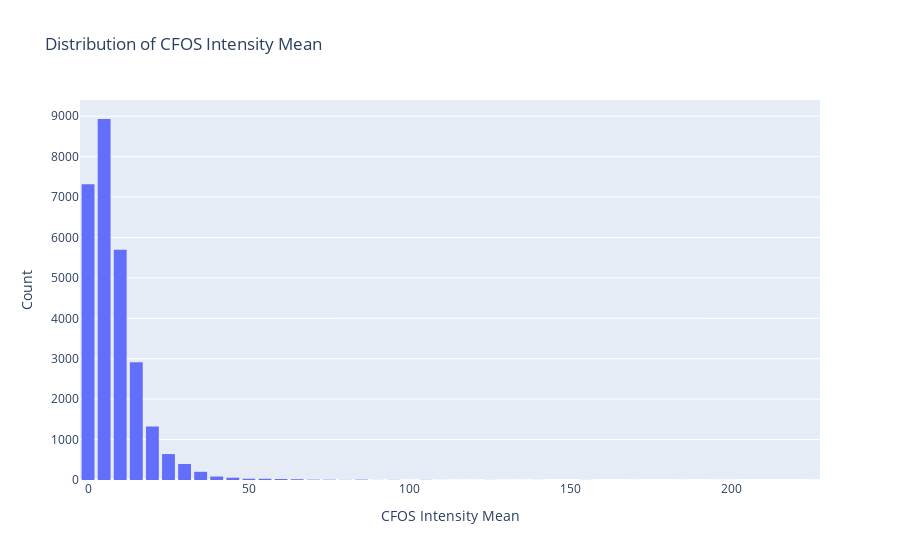

Notebook source saved alongside this figure:
### Code cell
# Create a histogram of cfos_intensity_mean values
fig = px.histogram(final_df, x='cfos_intensity_mean', nbins=50, title='Distribution of CFOS Intensity Mean')

# Update layout if necessary
fig.update_layout(
    xaxis_title='CFOS Intensity Mean',
    yaxis_title='Count',
    bargap=0.2
)

# Show the plot
fig.show()

### Figure 1 — Plotly figure (JSON) as saved in the notebook; plotly's stock layout.template omitted (floating-point values rounded to 4 significant figures; data arrays with more than 128 entries replaced by an {"elided": "..."} marker saying what was removed)
{"data": [{"alignmentgroup": "True", "bingroup": "x", "hovertemplate": "cfos_intensity_mean=%{x}<br>count=%{y}<extra></extra>", "legendgroup": "", "marker": {"color": "#636efa", "pattern": {"shape": ""}}, "name": "", "nbinsx": 50, "offsetgroup": "", "orientation": "v", "showlegend": false, "type": "histogram", "x": {"elided": "27732 float values"}, "xaxis": "x", "yaxis": "y"}], "layout": {"bargap": 0.2, "barmode": "relative", "legend": {"tracegroupgap": 0}, "title": {"text": "Distribution of CFOS Intensity Mean"}, "xaxis": {"anchor": "y", "domain": [0, 1], "title": {"text": "CFOS Intensity Mean"}}, "yaxis": {"anchor": "x", "domain": [0, 1], "title": {"text": "Count"}}}}
